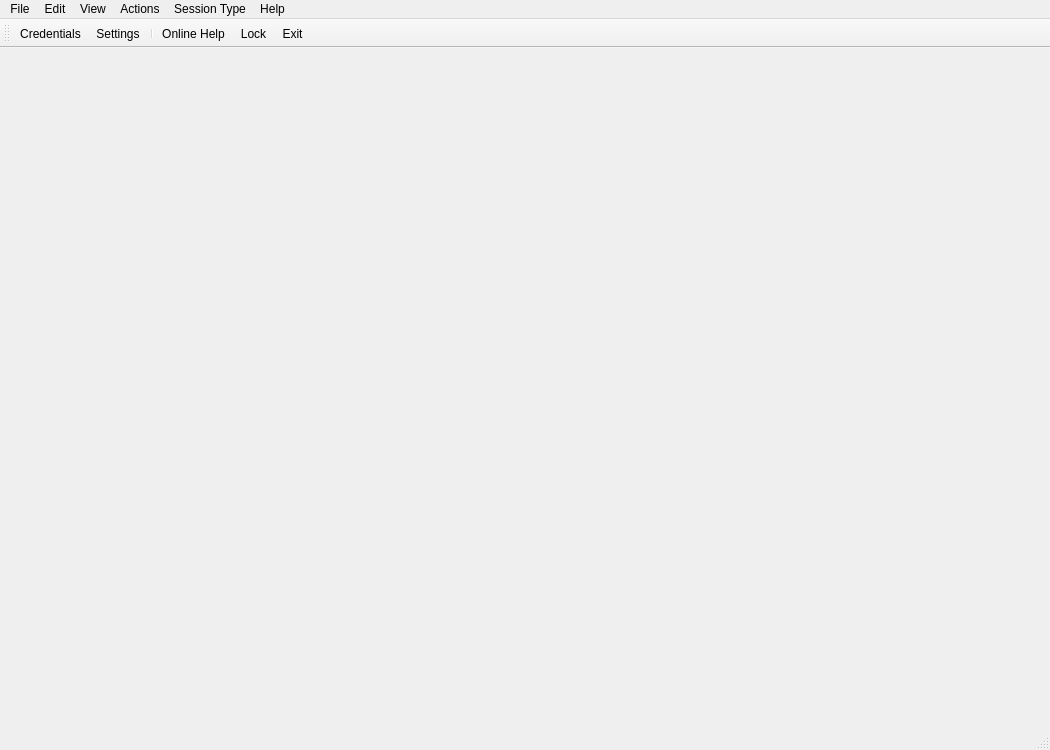
<?xml version="1.0" encoding="UTF-8"?>
<ui version="4.0">
 <class>MainWindow</class>
 <widget class="QMainWindow" name="MainWindow">
  <property name="geometry">
   <rect>
    <x>0</x>
    <y>0</y>
    <width>1050</width>
    <height>750</height>
   </rect>
  </property>
  <property name="minimumSize">
   <size>
    <width>860</width>
    <height>560</height>
   </size>
  </property>
  <property name="windowTitle">
   <string>Aspia Client</string>
  </property>
  <widget class="QWidget" name="centralwidget">
   <layout class="QVBoxLayout" name="verticalLayout">
    <property name="leftMargin">
     <number>0</number>
    </property>
    <property name="topMargin">
     <number>0</number>
    </property>
    <property name="rightMargin">
     <number>0</number>
    </property>
    <property name="bottomMargin">
     <number>0</number>
    </property>
    <item>
     <widget class="TabWidget" name="tabs">
      <property name="tabPosition">
       <enum>QTabWidget::TabPosition::North</enum>
      </property>
      <property name="currentIndex">
       <number>-1</number>
      </property>
      <property name="documentMode">
       <bool>true</bool>
      </property>
      <property name="tabsClosable">
       <bool>true</bool>
      </property>
      <property name="movable">
       <bool>true</bool>
      </property>
     </widget>
    </item>
   </layout>
  </widget>
  <widget class="QMenuBar" name="menubar">
   <property name="geometry">
    <rect>
     <x>0</x>
     <y>0</y>
     <width>924</width>
     <height>21</height>
    </rect>
   </property>
   <widget class="QMenu" name="menu_file">
    <property name="title">
     <string>File</string>
    </property>
    <addaction name="action_credentials"/>
    <addaction name="action_settings"/>
    <addaction name="separator"/>
    <addaction name="action_lock"/>
    <addaction name="action_exit"/>
   </widget>
   <widget class="QMenu" name="menu_help">
    <property name="title">
     <string>Help</string>
    </property>
    <addaction name="action_help"/>
    <addaction name="action_about"/>
   </widget>
   <widget class="QMenu" name="menu_edit">
    <property name="title">
     <string>Edit</string>
    </property>
   </widget>
   <widget class="QMenu" name="menu_view">
    <property name="title">
     <string>View</string>
    </property>
    <addaction name="action_always_on_top"/>
    <addaction name="action_toolbar"/>
    <addaction name="action_statusbar"/>
    <addaction name="action_search_field"/>
    <addaction name="action_large_icons"/>
    <addaction name="separator"/>
    <addaction name="action_sessions_in_tabs"/>
   </widget>
   <widget class="QMenu" name="menu_session_type">
    <property name="title">
     <string>Session Type</string>
    </property>
   </widget>
   <widget class="QMenu" name="menu_action">
    <property name="title">
     <string>Actions</string>
    </property>
   </widget>
   <addaction name="menu_file"/>
   <addaction name="menu_edit"/>
   <addaction name="menu_view"/>
   <addaction name="menu_action"/>
   <addaction name="menu_session_type"/>
   <addaction name="menu_help"/>
  </widget>
  <widget class="QToolBar" name="toolbar">
   <property name="windowTitle">
    <string>Tool Bar</string>
   </property>
   <attribute name="toolBarArea">
    <enum>TopToolBarArea</enum>
   </attribute>
   <attribute name="toolBarBreak">
    <bool>false</bool>
   </attribute>
   <addaction name="action_credentials"/>
   <addaction name="action_settings"/>
   <addaction name="separator"/>
   <addaction name="action_help"/>
   <addaction name="action_lock"/>
   <addaction name="action_exit"/>
  </widget>
  <widget class="QStatusBar" name="statusbar">
   <property name="styleSheet">
    <string notr="true">QStatusBar QLabel { padding: 3px; }</string>
   </property>
  </widget>
  <action name="action_help">
   <property name="icon">
    <iconset resource="../../common/resources/common.qrc">
     <normaloff>:/img/help.svg</normaloff>:/img/help.svg</iconset>
   </property>
   <property name="text">
    <string>Online Help...</string>
   </property>
  </action>
  <action name="action_about">
   <property name="icon">
    <iconset resource="../../common/resources/common.qrc">
     <normaloff>:/img/info.svg</normaloff>:/img/info.svg</iconset>
   </property>
   <property name="text">
    <string>About</string>
   </property>
  </action>
  <action name="action_credentials">
   <property name="icon">
    <iconset resource="../../common/resources/common.qrc">
     <normaloff>:/img/keys.svg</normaloff>:/img/keys.svg</iconset>
   </property>
   <property name="text">
    <string>Credentials...</string>
   </property>
  </action>
  <action name="action_settings">
   <property name="icon">
    <iconset resource="../../common/resources/common.qrc">
     <normaloff>:/img/settings.svg</normaloff>:/img/settings.svg</iconset>
   </property>
   <property name="text">
    <string>Settings...</string>
   </property>
  </action>
  <action name="action_lock">
   <property name="icon">
    <iconset resource="../../common/resources/common.qrc">
     <normaloff>:/img/lock.svg</normaloff>:/img/lock.svg</iconset>
   </property>
   <property name="text">
    <string>Lock</string>
   </property>
  </action>
  <action name="action_exit">
   <property name="icon">
    <iconset resource="../../common/resources/common.qrc">
     <normaloff>:/img/door.svg</normaloff>:/img/door.svg</iconset>
   </property>
   <property name="text">
    <string>Exit</string>
   </property>
  </action>
  <action name="action_toolbar">
   <property name="checkable">
    <bool>true</bool>
   </property>
   <property name="text">
    <string>Tool Bar</string>
   </property>
  </action>
  <action name="action_statusbar">
   <property name="checkable">
    <bool>true</bool>
   </property>
   <property name="text">
    <string>Status Bar</string>
   </property>
  </action>
  <action name="action_search_field">
   <property name="checkable">
    <bool>true</bool>
   </property>
   <property name="text">
    <string>Search Field</string>
   </property>
  </action>
  <action name="action_large_icons">
   <property name="checkable">
    <bool>true</bool>
   </property>
   <property name="text">
    <string>Large icons</string>
   </property>
  </action>
  <action name="action_sessions_in_tabs">
   <property name="checkable">
    <bool>true</bool>
   </property>
   <property name="text">
    <string>Open Sessions in Tabs</string>
   </property>
  </action>
  <action name="action_always_on_top">
   <property name="checkable">
    <bool>true</bool>
   </property>
   <property name="text">
    <string>Always on Top</string>
   </property>
  </action>
 </widget>
 <customwidgets>
  <customwidget>
   <class>TabWidget</class>
   <extends>QTabWidget</extends>
   <header>client/desktop/tab_widget.h</header>
   <container>1</container>
  </customwidget>
 </customwidgets>
 <resources>
  <include location="../../common/resources/common.qrc"/>
 </resources>
 <connections/>
</ui>
